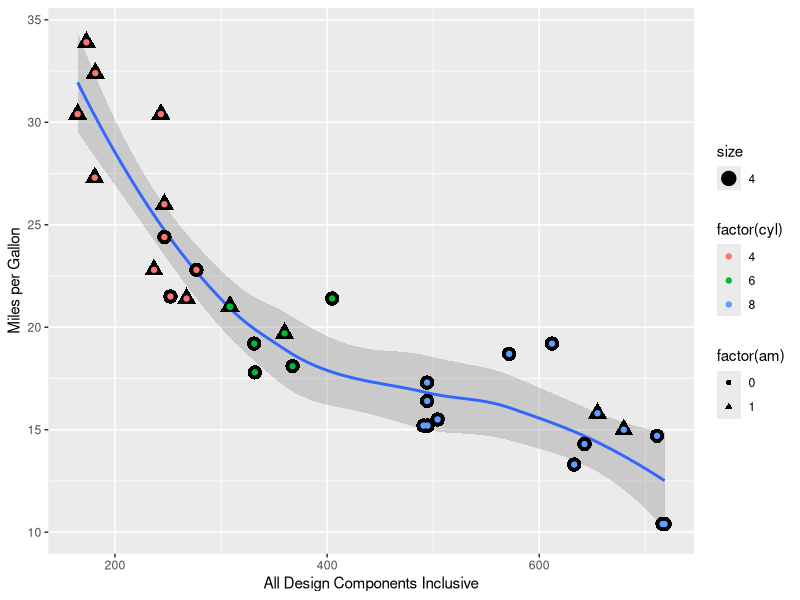

Reproduce this figure in R. (Note: this script raises an error after producing the figure.)
## ---- chunk 1
library(car);library(ggplot2)
data("mtcars")
as.numeric(unlist(mtcars))
f3 <- lm(mpg ~ ., data = mtcars)
coef(summary(f3))
vif(f3)
sqrt(vif(f3))
par(mfrow = c(1, 1), mar = c(3,3,3,2))
g <- ggplot(mtcars, aes(x = (cyl + disp + hp + drat + wt + qsec + vs + am + gear + carb), y = mpg),)
g <- g + xlab("All Design Components Inclusive")
g <- g + ylab("Miles per Gallon")
g <- g + geom_smooth(aes(method = "lm", se = FALSE))
g <- g + geom_point(aes(shape = factor(am), size = 4.0))
g <- g + geom_point(aes(colour = factor(cyl)))
g
## ---- chunk 2
library(car);library(ggplot2)
f6 <- lm(mpg ~ . -1, data = ordmtcars)
coef(summary(f6))
confint(f6)
par(mfrow = c(1,1), mar = c(4,4,2,2)) # set margin
g <- ggplot(mtcars, aes(x = cyl, disp, hp, drat, wt, qsec, vs, am, gear, carb, am, -1, y = mpg),)
g <- g + xlab("Multivariate(allvars)- Adjusted to Intercept")
g <- g + ylab("Miles per Gallon")
g <- g + geom_smooth(aes(method = "lm", se = FALSE))
g <- g + geom_point(aes(shape = factor(am), size = 4.0))
g <- g + geom_point(aes(colour = factor(cyl)))
g
## ---- chunk 3
data("mtcars");as.numeric(unlist(mtcars))
f4 <- lm(mpg ~ . - am, data = mtcars)
coef(summary(f4));vif(f4);sqrt(vif(f4));# plot(f3)
par(mfrow = c(1, 1), mar = c(4,4,4,2))
g <- ggplot(mtcars, aes(x = (cyl + disp + hp + drat + wt + qsec + vs + gear + carb), y = mpg),)
g <- g + xlab("All Design Components - am")
g <- g + ylab("Miles per Gallon")
g <- g + geom_smooth(aes(method = "lm", se = FALSE))
g <- g + geom_point(size = 2.5, col = "black", alpha = .85)
g <- g + geom_point(aes(shape = factor(gear), size = 4.5, colour = "white"))
g <- g + geom_point(aes(colour = factor(cyl), size = 3.5))
g <- g + geom_point(aes(size = drat), alpha = .4)
g
# par(mfrow = c(2, 2), mar = c(4,4,4,2))
# plot(f4)
## ---- chunk 4
fn1 <- lm(mpg ~ factor(am), data = mtcars)
fnm2 <- update(fn1, mpg ~ cyl + disp)
fnm3 <- update(fn1, mpg ~ cyl + disp + hp + drat)
fnm4 <- update(fn1, mpg ~ cyl + disp + hp + drat + wt +  qsec)
fnm5 <- update(fn1, mpg ~ cyl + disp + hp + drat + wt +  qsec + vs + am)
fnm6 <- update(fn1, mpg ~ cyl + disp + hp + drat + wt +  qsec + vs + am + gear + carb)
anova(fn1, fnm2, fnm3, fnm4, fnm5, fnm6)
vif(fnm6)
vif(fnm4)
sqrt(vif(fnm4))
confint(fnm4)
par(mfrow = c(2,2), mar = c(4,4,4,2))
plot(fnm4)
## ---- chunk 5
library(stats);library(MASS)
fstp <- lm(mpg ~ ., data = mtcars)
stp <- step(fstp, trace = FALSE)
coef(summary(stp))
summary(stp)$r.squared
## ---- chunk 6
panel.cor <- function(x, y, digits = 2, prefix = "", cex.cor, ...)
{
    usr <- par("usr"); on.exit(par(usr))
    par(usr = c(0, 1, 0, 1))
    r <- abs(cor(x, y))
    txt <- format(c(r, 0.123456789), digits = digits)[1]
    txt <- paste0(prefix, txt)
    if(missing(cex.cor)) cex.cor <- 0.8/strwidth(txt)
    text(0.5, 0.5, txt, cex = cex.cor * r)
}
pairs(mtcars[1:11], lower.panel=panel.smooth, upper.panel = panel.cor, cex=1.5, pch=20, col="lightblue", cex.labels=2, font.lables =2, main = "MPG mtcars data")
## ---- chunk 7
data(mtcars)
par(mfrow = c(2,1), mar = c(4,4,4,4)) # set margin
mtcars$vs <- factor(mtcars$vs, labels = c("V-block", "S-block")); mtcars$am <- factor(mtcars$am, labels = c("Auto", "Manual")); mtcars$gear <- factor(mtcars$gear); mtcars$carb <- factor(mtcars$carb)
hist(mtcars$mpg[mtcars$am=="Auto"], breaks=10, xlab = "Miles-Per-gallon", ylab = "Frequency", main = "Automatic Transmission", col = "yellow", xlim = range(5:40))
abline(v=mean(mtcars$mpg[mtcars$am=="Auto"]), col="red", lwd = 4)
hist(mtcars$mpg[mtcars$am=="Manual"], breaks=10, xlab = "Miles-Per-gallon", ylab = "Frequency", main = "Manual Transmission", col="lightblue", xlim = range(5:40))
abline(v=mean(mtcars$mpg[mtcars$am=="Manual"]), col="blue", lwd = 4)
## ---- chunk 8
data("mtcars");par(mfrow = c(1,1), mar = c(4,4,4,4))
mtcars$vs <- factor(mtcars$vs, labels = c("V-block", "S-block")); mtcars$am <- factor(mtcars$am, labels = c("Auto", "Manual")); mtcars$gear <- factor(mtcars$gear); mtcars$carb <- factor(mtcars$carb)
boxplot(mpg ~ am, data = mtcars, col = (c("yellow","lightblue")), ylab = "Miles-Per-Gallon", xlab = "Transmission", main =  "Automatic vs Manual Transmission, Miles Per Gallon Ratings")
